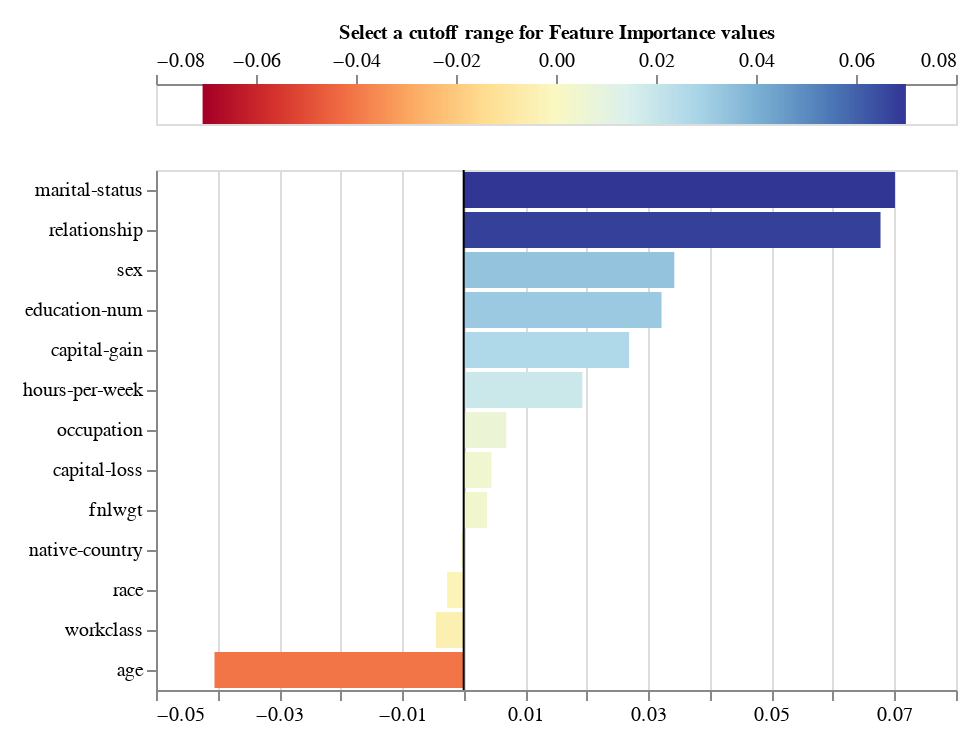

Notebook code for this chart:
### Code cell
exp.plot_features_importance()

### Figure 1 — Vega-Lite specification as saved in the notebook (floating-point values rounded to 4 significant figures; data arrays with more than 128 entries replaced by an {"elided": "..."} marker saying what was removed)
{"config": {"view": {"continuousWidth": 400, "continuousHeight": 300}, "axis": {"labelFontSize": 10, "labelLimit": 225.0}}, "vconcat": [{"layer": [{"data": {"name": "data-e07b3b4556d542296d6fe58718668e4d"}, "mark": {"type": "rule", "strokeWidth": 3}, "encoding": {"color": {"type": "quantitative", "field": "xValue", "legend": null, "scale": {"domain": [-0.07008, 0.07008], "domainMid": 0, "scheme": "redyellowblue"}}, "x": {"type": "quantitative", "axis": {"orient": "top", "titleFontSize": 10}, "field": "xValue", "title": "Select a cutoff range for Feature Importance values "}}}, {"data": {"name": "data-c7bc3ae69e1253e8223f70a11d04b99d"}, "mark": {"type": "rect", "color": "black", "height": 20, "opacity": 0.4, "tooltip": true}, "encoding": {"x": {"type": "quantitative", "field": "x_min"}, "x2": {"field": "x_max"}, "y": {"type": "quantitative", "axis": null, "field": "y"}}, "selection": {"Cutter": {"type": "single", "fields": ["cutoff"], "bind": {"input": "range", "max": 0.07008, "min": 0, "name": "Importance cutoff value (±) ", "step": 0.001402}, "init": {"cutoff": 0.0}}}, "transform": [{"calculate": "(-Cutter.cutoff)", "as": "x_min"}, {"calculate": "Cutter.cutoff", "as": "x_max"}]}], "height": 20}, {"layer": [{"data": {"name": "data-b7dccd9c1947bddef2f36254f952cd1c"}, "mark": "bar", "encoding": {"color": {"type": "quantitative", "field": "value", "legend": null, "scale": {"domain": [-0.07008, 0.07008], "domainMid": 0, "scheme": "blueorange"}}, "tooltip": [{"type": "nominal", "field": "name", "title": "Feature"}, {"type": "quantitative", "field": "value", "title": "Importance"}], "x": {"type": "quantitative", "field": "value", "title": null}, "y": {"type": "nominal", "field": "name", "sort": {"field": "value", "op": "mean", "order": "descending"}, "title": null}}, "selection": {"Cutter": {"type": "single", "fields": ["cutoff"], "bind": {"input": "range", "max": 0.07008, "min": 0, "name": "Importance cutoff value (±) ", "step": 0.001402}, "init": {"cutoff": 0.0}}}, "transform": [{"filter": "((datum.value > Cutter.cutoff) || (datum.value < (-Cutter.cutoff)))"}]}, {"data": {"name": "data-9c00aa9dc2b1c1a0b4bf9b34ead12925"}, "mark": "rule", "encoding": {"x": {"type": "quantitative", "field": "x"}}}]}], "padding": 10, "$schema": "https://vega.github.io/schema/vega-lite/v4.8.1.json", "datasets": {"data-e07b3b4556d542296d6fe58718668e4d": {"elided": "200 records"}, "data-c7bc3ae69e1253e8223f70a11d04b99d": [{"y": 0, "x": -0.5, "x2": 0.5}], "data-b7dccd9c1947bddef2f36254f952cd1c": [{"name": "age", "value": -0.04049}, {"name": "workclass", "value": -0.004527}, {"name": "fnlwgt", "value": 0.003819}, {"name": "education-num", "value": 0.03215}, {"name": "marital-status", "value": 0.07008}, {"name": "occupation", "value": 0.006929}, {"name": "relationship", "value": 0.06773}, {"name": "race", "value": -0.002717}, {"name": "sex", "value": 0.03422}, {"name": "capital-gain", "value": 0.02689}, {"name": "capital-loss", "value": 0.004513}, {"name": "hours-per-week", "value": 0.01928}, {"name": "native-country", "value": -0.0003773}], "data-9c00aa9dc2b1c1a0b4bf9b34ead12925": [{"x": 0}]}}
